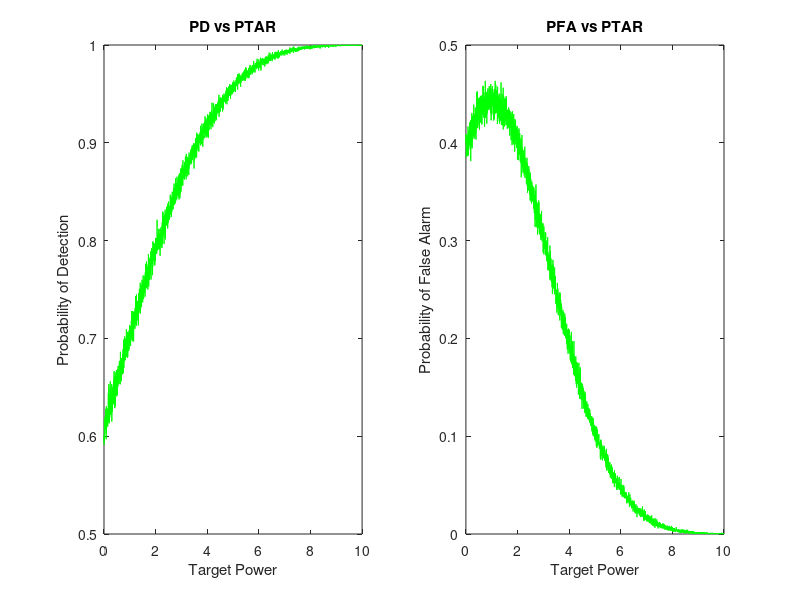

Here is the MATLAB script that generated this plot:
function  [probD,probFA,algoTime] = Power_Plot()
% function  [probD,probFA,algoTime] = Power_Plot()
clc; close all;

%Samples
N = 3000;
%Pre Allocation
scale = 3;%[1,N] vector containing sigma values
Ptar = linspace(50e-12,10,N);%Vector containing target power values
LPD = zeros(N,N);%Stores the Likelihood comparison for L1
LPFA = zeros(N,N);%Stores the Likelihood comparison for L2
probD = zeros(1,N);%Vector storing the probability of detection
probFA = zeros(1,N);%Vector stroring the probability of false alarm
gamma = 1;%Threshold value

%Algorithm Implementation
tic;
for j = 1: N
    y = raylrnd(scale,1,N);
    LPD(:,j) = ((y./(scale.^2)).*exp(-(y.^2)./(2.*scale.^2)))./...
        (((y + Ptar(j))./(scale.^2)).*exp((-(y + Ptar(j)).^2)/(2.*scale.^2)));
    LPFA(:,j) = (((y./(scale.^2)).*exp((-(y.^2))/(2.*scale.^2)))./...
        (((y - Ptar(j))./(scale.^2)).*exp(-((y - Ptar(j)).^2)/(2.*scale.^2))));
    probD(j) = (length(find(LPD(:,j) > gamma)))/N;%Probability of Detection 
    probFA(j) = (length(find(LPFA(:,j) > gamma)))/N;%Probability of False Alarm 
end
algoTime = toc;%Algorithm Time
fprintf('Algorithm Time | %f',algoTime);

%Plotting 
subplot(1,2,1)
plot(Ptar, probD,'g');
title('PD vs PTAR'); ylabel('Probability of Detection'); xlabel('Target Power')
subplot(1,2,2)
plot(Ptar, probFA,'g');
title('PFA vs PTAR'); ylabel('Probability of False Alarm'); xlabel('Target Power')
end
